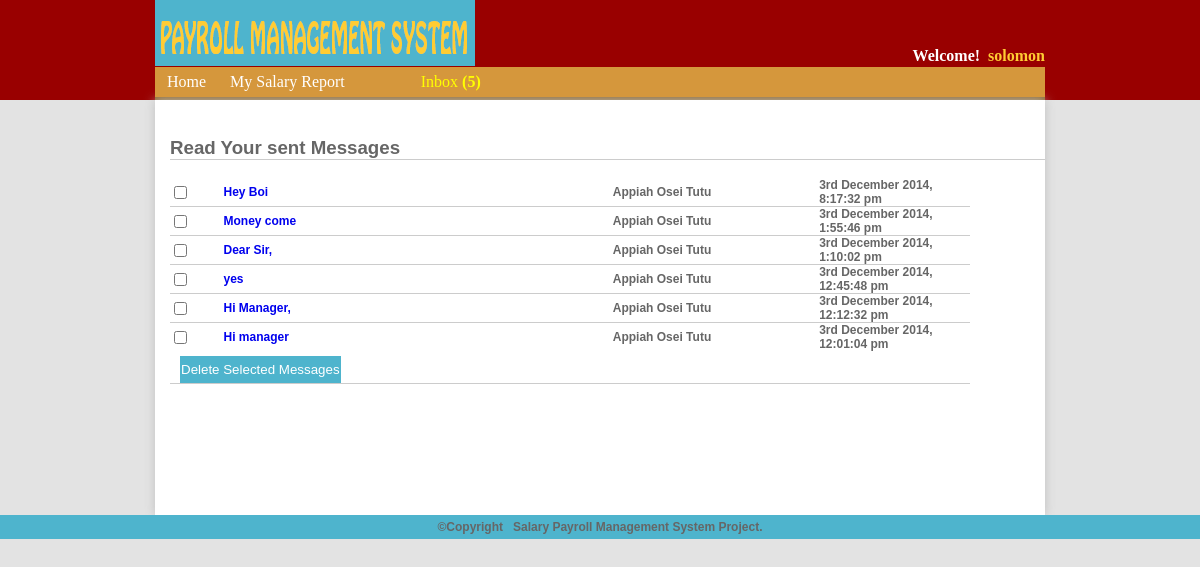
Screenshot of /employee-outbox.php (signed in) with the database file from the repository.
### tables this page shows
CREATE TABLE IF NOT EXISTS `outbox` (
  `outboxId` int(11) NOT NULL AUTO_INCREMENT,
  `empId` int(11) NOT NULL,
  `username` varchar(255) NOT NULL,
  `title` varchar(255) NOT NULL,
  `content` longtext NOT NULL,
  `sendDate` varchar(255) NOT NULL,
  PRIMARY KEY (`outboxId`)
);

### core/usersFunction.php (called while the page is built, shortened)
<?php
 $sql = @mysql_query("SELECT COUNT(outboxId) AS numbers,employee.empId FROM outbox
    	JOIN employee ON employee.empId=outbox.empId WHERE employee.empId='".$_SESSION['empId']."'");
 		$result=mysql_fetch_assoc($sql);
 		$outboxMessages=$result['numbers'];
?>

### core/initForMainLogPage.php (called while the page is built, shortened)
<?php
include 'core/usersFunction.php';
?>

### employee-outbox.php (the view, shortened to what this page needs)
<?php
include 'core/initForMainLogPage.php';
?>
<?php include 'includes/adminHeadAll.php';?>
<header>
 <?php include 'includes/employeeMenu.php';?>
  </header>
  <div class="container">
  <br/>
	<h3>Read Your sent Messages</h3>
    <?php
    $sql = "SELECT outboxId,outbox.username AS username,title,content,sendDate, emplog.empId FROM outbox
    	JOIN emplog ON emplog.empId='".$_SESSION['empId']."' WHERE emplog.empId=outbox.empId ORDER BY outboxId DESC LIMIT 1000";
		$result=mysql_query($sql);
	?>
      <?php
	while($rows=mysql_fetch_array($result)){
    ?>
 <div class="inbox-outbox"> <table cellpadding="0" cellspacing="0" border="0">
  <form action="" method="post">
    <tr>
   <td width="50" height="21"><input type="checkbox" name="checkbox" value="<?php echo $rows['outboxId']; ?>"></td>
    <td width="364" align="left"> <a href="employee-view-outbox.php?out=<?php echo $rows['outboxId'];?>"><b><?php echo $rows['title']?></b></a></td>
      <td width="193" align="left"><?php echo $rows['username'];?></td>
     <td width="141"><?php echo $rows['sendDate'];?></td>
    </tr>
    <?php
	}
	?>
    <tr>
    <td colspan="3" align="left"><?php if ($outboxMessages > 0){ ?><input type="submit" name="delete" value="Delete Selected Messages" class="submit-delete-message">
    	<?php }else{ echo 'There are no messages in your inbox';} ?>
    </td>
    </tr>
	</form>
   </table>
   </div>
 </div>
	 <?php include 'includes/footerAll.php';?>
</body>
</html>

### css/adminStyle.css (style rules this page uses)
body { margin:0; padding:0; background:#e3e3e3; font: 100% Georgia, "Times New Roman", Times, serif; }
.container { width:875px; margin:auto; background:white; padding-left:15px; padding-bottom:15px; min-height:400px; -webkit-box-shadow:0px 0px 10px #c0c0c0; -moz-box-shadow:0px 0px 10px #c0c0c0; box-shadow:0px 0px 10px #c0c0c0; }
header { width:890px; margin:auto; height:33px; background:#D5973C; margin-top:-33px; z-index:1; }
h3 { border-bottom:1px solid #CCC; color:#666; font-family:"Arial Black", Gadget, sans-serif; }
.inbox-outbox table { border-bottom:1px solid #CCC; color:#666; font-family:"Arial Black", Gadget, sans-serif; font-size:12px; width:800px; }
.inbox-outbox a:link { text-decoration:none; display:block; }

### rows the page displays
outbox: title "Hey Boi", username "Appiah Osei Tutu", sendDate "3rd December 2014, 8:17:32 pm"
outbox: title "Money come", username "Appiah Osei Tutu", sendDate "3rd December 2014, 1:55:46 pm"
outbox: title "Dear Sir,", username "Appiah Osei Tutu", sendDate "3rd December 2014, 1:10:02 pm"
outbox: title "yes", username "Appiah Osei Tutu", sendDate "3rd December 2014, 12:45:48 pm"
outbox: title "Hi Manager,", username "Appiah Osei Tutu", sendDate "3rd December 2014, 12:12:32 pm"
outbox: title "Hi manager", username "Appiah Osei Tutu", sendDate "3rd December 2014, 12:01:04 pm"

### other values shown
$usernameData "solomon"
$inboxMessageNew "5"
